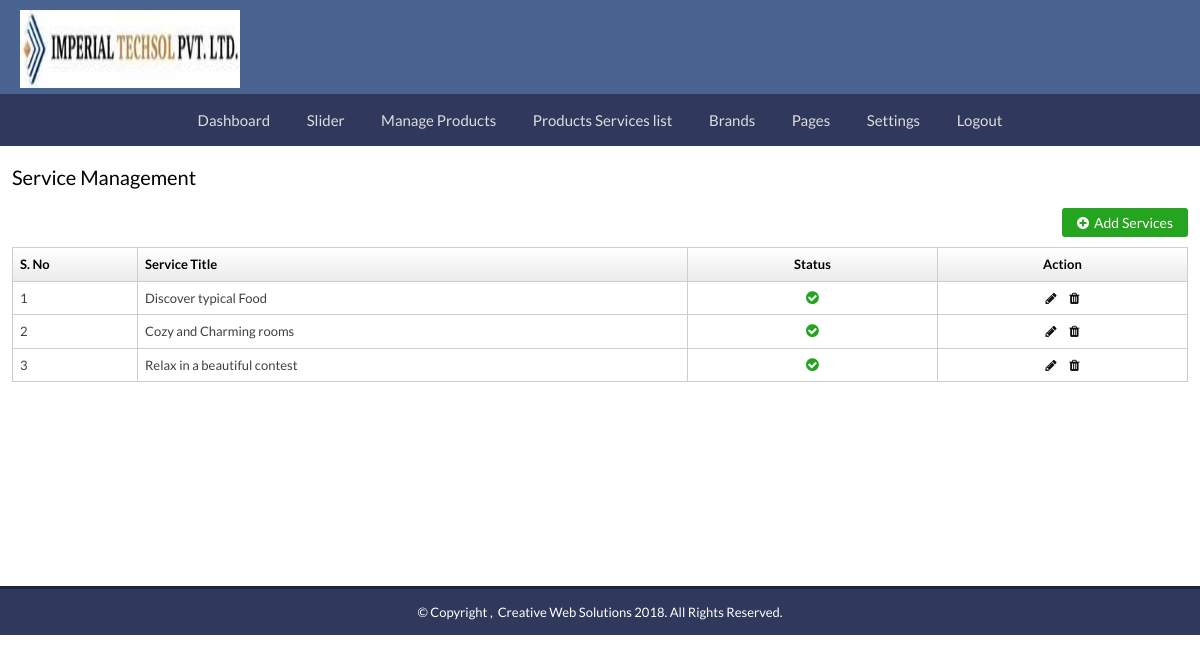
Page /siteadmin/articles-mgmt.php (signed in) on the committed database.
### tables this page shows
CREATE TABLE `tbl_articles` (
  `fld_id` int(11) NOT NULL,
  `fld_title` text NOT NULL,
  `fld_description` text NOT NULL,
  `fld_date` varchar(50) NOT NULL,
  `fld_image` varchar(255) NOT NULL,
  `fld_meta_title` text NOT NULL,
  `fld_meta_description` text NOT NULL,
  `fld_meta_keywords` text NOT NULL,
  `fld_status` varchar(50) NOT NULL DEFAULT 'Active'
);

### siteadmin/articles-mgmt.php (the view, shortened to what this page needs)
<?php
	include("../config/config.inc.php");
$Pagename = "Service Management";
$pageid = $_REQUEST['pageid'];
$keysearch = "";
if($pageid=="" || $pageid==0)
{
	$pageid = 1;
}
if($pagePerShow=="")
{
	$pagePerShow=50;
}
$RecsToShow = $pagePerShow;
$startPage = ($pageid-1)*$RecsToShow;
$sqlMgmt = "SELECT * FROM tbl_articles $keysearch ORDER BY fld_date DESC LIMIT $startPage, $RecsToShow";
$rsMgmt = $dbquery->query($sqlMgmt) or die('Error: ' . $dbquery->error);
$numMgmt = $rsMgmt->num_rows;
?>
<?php include("common/admheader.php"); ?>
	<section class="middlepart">
		<div class="right-panel">
			<aside class="rightsection">
			<h2><?php echo $Pagename; ?> </h2>
					<div class="addfiles"><a href="articles.php?pageid=<?php echo $pageid; ?>"><i class="fa fa-plus-circle white"></i>Add Services </a></div>
					<div class="tablebox table-responsive">
						<table class="table table-bordered table-hover">
							<thead>
								<tr class="th-heading">
									<th width="5%">S. No</th>
									<th width="22%">Service Title</th>
									<th width="10%%" class="text-center">Status</th>
									<th width="10%%" class="text-center">Action</th>
								</tr>
							</thead>
							<tbody>
							<?php
							$sr = 1;
							if($numMgmt > 0)
							{
								while($rowMgmt = $rsMgmt->fetch_object())
								{
									$artilceid = $rowMgmt->fld_id;
									$title = $rowMgmt->fld_title;
 									 $status = $rowMgmt->fld_status;
									if($status=='Active')
									{
										$sts='Inactive';
										$showsts = '<a href="article-del.php?articlesid='.$artilceid.'&pageid='.$pageid.'&status='.$sts.'&task=chk" title="active" class="activeicon"><i class="fa fa-check-circle green"></i></a>';
									}
									else
									{
										$sts='Active';
										$showsts = '<a href="article-del.php?articlesid='.$artilceid.'&pageid='.$pageid.'&status='.$sts.'&task=chk" title="inactive" class="inactive"><i class="fa fa-times-circle red"></i></a>';
									}
									?>
 								<tr>
									<td><?php echo $sr; ?></td>
									<td><?php echo $title; ?></td>
									<td class="text-center"><?php echo $showsts; ?></td>
									<td class="text-center">
							<a class="edit-table" data-toggle="tooltip" data-original-title="Edit" title="edit" href="articles.php?articlesid=<?php echo $artilceid; ?>&pageid=<?php echo $pageid; ?>"><i class="fa fa-pencil"></i></a>
										<a href="article-del.php?articlesid=<?php echo $artilceid; ?>&pageid=<?php echo $pageid; ?>&task=del" onclick="return confirmDelete();" class="edit-table" title="delete"> <span id="<?=$sr?>"  data-toggle="tooltip" data-placement="left" title="Delete"><i class="fa fa-trash"></i></span></a>								</td>
								</tr>
								<?php
								$sr++;
									}
								}
								else
								{
								?>
									<tr><td colspan="8" class="notfound" align="center">Sorry, Category Not Found!</td></tr>
								<?php
								}
								?>
							</tbody>
						</table>
					</div>
				</aside>
			</div>
		</section>
<?php include("common/admfooter.php"); ?>

### siteadmin/css/style.css (style rules this page uses)
html, body, div, span, object, iframe, h1, h2, h3, h4, h5, h6, p, blockquote, pre, abbr, address, cite, code, del, dfn, em, img, ins, kbd, q, samp, small, strong, sub, sup, var, b, i, dl, dt, dd, ol, ul, li, fieldset, form, label, legend, table, caption, tbody, tfoot, thead, tr, th, td, article, aside, canvas, details, figcaption, figure, footer, header, hgroup, menu, nav, section, summary, time, mark, audio, video { margin: 0; padding: 0; border: 0; outline: 0; font-size: 100%; }
* { margin:0px; padding:0px; }
article, aside, details, figcaption, figure, footer, header, hgroup, menu, nav, section { display: block; }
a { margin: 0; padding: 0; font-size: 100%; vertical-align: baseline; background: transparent; }
table { border-collapse: collapse; border-spacing: 0; }
body { margin:0px; padding:0px; font-family: 'Lato', sans-serif; letter-spacing:0.5px; }
a, a:active, a:focus { outline: none !important; }
.middlepart { width:98%; margin:20px auto; padding:0px; min-height:400px; }
.middlepart .rightsection { width:100%; float:left; margin:0px; padding:0px; }
.middlepart .rightsection h2 { margin:0px; padding:0px 0 10px 0; color:#000; font-size:20px; }
.th-heading { background: #ffffff; background: -moz-linear-gradient(top, #ffffff 1%, #eaeaea 100%); background: -webkit-gradient(linear, left top, left bottom, color-stop(1%,#ffffff), color-stop(100%,#eaeaea)); background: -webkit-linear-gradient(top, #ffffff 1%,#eaeaea 100%); background: -o-linear-gradient(top, #ffffff 1%,#eaeaea 100%); background: -ms-linear-gradient(top, #ffffff 1%,#eaeaea 100%); background: linear-gradient(top, #ffffff 1%,#eaeaea 100%); filter: progid:DXImageTransform.Microsoft.gradient( startColorstr='#ffffff', endColorstr='#eaeaea',GradientType=0 ); }
.tablebox { width:100%; margin:0px; padding:0px; float:left; }
a.edit-table { color:#0e0e0e !important; padding:0 5px 0 5px; }
.green { color: #25a41f; font-size:15px !important; }
.addfiles { width:auto; float:right; margin:10px 0px; margin-left:5px; }
.addfiles a { background-color:#25a41f; padding:6px 15px; float:right; font-size:14px; text-align:center; border-radius:3px; color:#FFF; text-decoration:none; }
.addfiles .white { color:#FFF; margin-right:5px; }

### siteadmin/css/responsivenav.css (style rules this page uses)
*, *:before, *:after { box-sizing: border-box; -webkit-box-sizing: border-box; -moz-box-sizing: border-box; }

### siteadmin/css/layout.css (style rules this page uses)
* { border: 0 none; outline: 0; padding: 0; margin: 0; }
.right-panel { background: #FFFFFF; border-left: none !important; margin: 0 0 0 0px !important; }

### rows in the picture
tbl_articles: fld_title "Discover typical Food"
tbl_articles: fld_title "Cozy and Charming rooms"
tbl_articles: fld_title "Relax in a beautiful contest"

### other values in the picture
$Pagename "Service Management"
POWERED_BY_WEBSITE "Creative Web Solutions"
